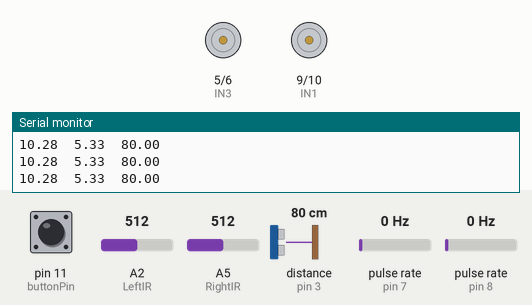
The sketch below on a simulated Arduino Uno, built with avr-gcc and run on an emulated ATmega328P. Shown: motor-driver pin pairs drawn as motors (green arrow = first pin HIGH = forward, orange = second pin HIGH = backward, longer = more drive), the last lines printed to the serial monitor. Wiring (inferred from the names in the program): 2 × pulse sensor: data pin 7 / data pin 8. The inputs (shaded band) are chosen by the test bench; at power-on: pin 11 (buttonPin) HIGH, A5 (RightIR) = 512, distance to the obstacle (sensor on pin 3) 80 cm, pulse rate (sensors on pin 7, pin 8) 0 Hz, A2 (LeftIR) = 512. The echo pulse lasts 58.3 µs per cm.

Above: at 1.2 s.
1.3 s: pin 11 (buttonPin) pulled LOW for 0.15 s
At 3.1 s:
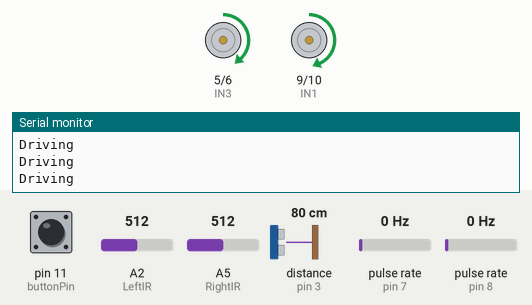
3.4 s: A5 (RightIR) set to 137
5.5 s: A5 (RightIR) set to 117
At 6.59 s:
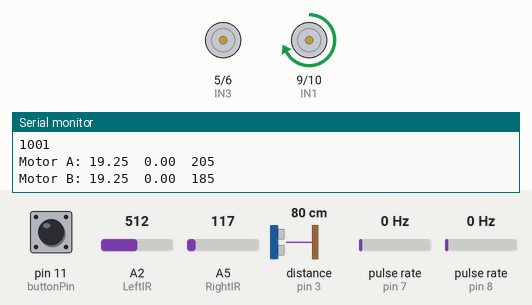
8.5 s: distance to the obstacle (sensor on pin 3) set to 60 cm
11.5 s: pulse rate (sensor on pin 7) set to 50 Hz
14.5 s: pulse rate (sensor on pin 8) set to 50 Hz
At 16.81 s:
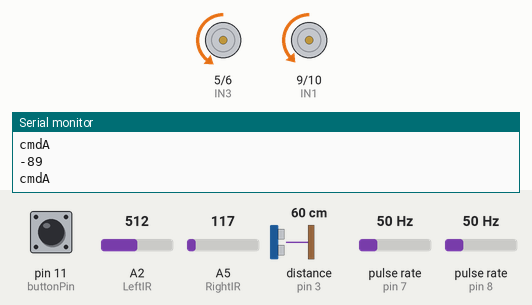
Timing chart, 0 to 18.5 s (numbered marks = the images above; inputs shaded):
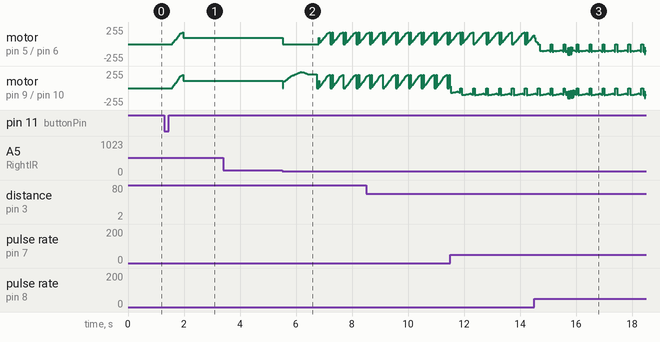

The sketch:

Lab_4_Code.ino
```cpp
/* Lab 4: maze solving
   last updated: gkn 20240327
*/

#include <PinChangeInterrupt.h>
#include <HCSR04.h> // If using any Ultrasonic Distance Sensors,
// This code assumes the HC-SR04 Library by gamegine, but many work

// TODO: Copy constants and definitions from Lab 3
#define buttonPin 11

#define EncoderMotorLeft 7
#define EncoderMotorRight 8

#define A 0
#define B 1

// If you have a kit with the moto shield, set this to true
// If you have the Dual H-Bridge controller w/o the shield, set to false
#define SHIELD false
//SHIELD Pin varables - cannot be changed
#define motorApwm 3
#define motorAdir 12
#define motorBpwm 11
#define motorBdir 13
//Driver Pin variable - any 4 analog pins (marked with ~ on your board)
#define IN1 9
#define IN2 10
#define IN3 5
#define IN4 6

#define FORWARD             0
#define LEFT               -75
#define RIGHT               85

#define pushButton 11

#define STOPPED 0
#define SPEED 1
#define RUN 2
#define SLOW 3
#define NORTH 0
#define EAST 1
#define SOUTH 2
#define WEST 3

// Define IR Distance sensor Pins
#define LeftIR A2
#define RightIR  A5

// If using any Ultrasonic - change pins for your needs
#define trig 4
#define echo 3

// if side sensor is Ultrasonic
//HCSR04 sideUS(trig, echo);
// if front sensor is Ultrasonic
HCSR04 frontUS(trig, echo);

// Define the distance tolerance that indicates a wall is present
#define wallTol 20 //cm

// Define the distance tolerance on the front that might cause a crash
#define crashTol 7 //cm

uint8_t currentState = 0;

// Define a score look up table to help determine move directions
uint8_t idealScores[5][5] {
    {1, 1, 1, 1, 1},
    {1, 2, 2, 2, 2},
    {1, 2, 3, 3, 3},
    {1, 2, 3, 4, 4},
    {1, 2, 3, 4, 5}
  };
int moves[50]; // Empty array of 50 moves, probably more than needed, just in case

int maze[50];
int distance[50];
uint8_t pos[2];

///////////////////////////////////////////////////////////////
// Two structures for use in this lab.
// The velocity profile structure contains the important time steps and
// max velocity
struct velProfile {
  float t1;
  float t2;
  float tf;
  float vel;
};

// The "state" structure includes both position and velocity information
struct state {
  float x;
  float v;
};


///////////////////////////////////////////////////////////////
float Kp[] = {5.0, 4.75};
float Kd[] = {1, 1};

float maxSpeedA = 93.7;
float maxSpeedB = 112.4;

float cntCm = 0.955;
float DistancePerRev = 28;
float EncoderCountsPerRev = 24;
float l = 9;
float cmDegree = (2*3.5*l)/360;

float desiredMaxSpeed = 40; // Input desired speed in cm/s, convert later
int desiredDistance = 30; // Input desired test distance in cm

volatile unsigned int leftEncoderCount = 0;
volatile unsigned int rightEncoderCount = 0;

int PDdelay = 20;
unsigned long nextPDtime = 0;
int printDelay = 200;
unsigned long nextPrintTime = printDelay;
float rampFraction = 0.3;
struct velProfile profile;
uint8_t currentDirection = NORTH;

void setup() {
  //TODO: Include setup code for any pins other than motors or encoders
  pinMode(pushButton, INPUT_PULLUP);
  Serial.begin(9600);
  motor_setup();
  encoder_setup();
  profile = genVelProfile(desiredMaxSpeed, desiredDistance, rampFraction);
}


void loop(){
  while (digitalRead(pushButton) == 1){

    Serial.print(readLeftDist());
    Serial.print("\t");
    Serial.print(readRightDist());
    Serial.print("\t");
    Serial.println(readFrontDist());

  }; // wait for button push
  delay(50); // debounce input
  while (digitalRead(pushButton) == 0); // wait for button release
  delay(50); // debounce input


  explore();
  /*run_motor(A, 0);
  run_motor(B, 0);
  solve();
  while(true) { //Inifnite number of runs, so you don't have to re-explore everytime a mistake happens
    while (digitalRead(pushButton) == 1); // wait for button push
    delay(50); // debounce input
    while (digitalRead(pushButton) == 0); // wait for button release
    runMaze();
    run_motor(A, 0);
    run_motor(B, 0);
  }
 */
}


float readLeftDist() {
  // If IR distance sensor
  float reading = analogRead(LeftIR);
  float voltage = (reading/1024)*5;
  float dist = 1/(0.038*voltage + 0.00005) - 0.24;// Equation from your calibration;
  // if Ultrasonic
  // float dist = frontUS.dist(); //(returns in cm)

  return dist;
}


float readRightDist() {
  // If IR distance sensor
  float reading = analogRead(RightIR);
  float voltage = (reading/1024)*5;
  float dist = 1/(0.07*voltage + 0.0045) - 0.24 ;// Equation from your calibration;
  // IF Ultrasonic
  // float dist = sideUS.dist(); //(returns in cm)

  return dist;
}

float readFrontDist() {
  // IF Ultrasonic
  float dist = frontUS.dist(); //(returns in cm)

  return dist;
}

void explore() {
  while (digitalRead(pushButton) == 1) { //while maze is not solved
    // Read distances
    static uint16_t lastcount = 0;
    static uint8_t ii = 0;
    static uint8_t jj = 0;
    static float rightSide;
    static float leftSide;
    static float front;
    static float avgTotRight;
    static float avgTotLeft;
    static float avgTotFront;
    static float rightRead[8];
    static float leftRead[8];
    static float frontRead[8];

    while(jj<8){ // capture sample for averaging sensor inputs
      rightRead[jj] = readRightDist();
      avgTotRight += rightRead[jj];
      leftRead[jj] = readLeftDist();
      avgTotLeft += leftRead[jj];
      frontRead[jj] = readFrontDist();
      avgTotFront += frontRead[jj];
      jj++;
    }
    if(jj+1 <16){ // Calculate average of sensor inputs
      jj++;
      avgTotRight -= rightRead[jj-8];
      rightRead[jj-8] = readRightDist();
      avgTotRight += rightRead[jj-8];
      rightSide = avgTotRight/8;

      avgTotLeft -= leftRead[jj-8];
      leftRead[jj-8] = readLeftDist();
      avgTotLeft += leftRead[jj-8];
      leftSide = avgTotLeft/8;

      avgTotFront -= frontRead[jj-8];
      frontRead[jj-8] = readFrontDist();
      avgTotFront += frontRead[jj-8];
      front = avgTotFront/8;

    } else {
      jj = 8;
      avgTotRight -= rightRead[jj-8];
      rightRead[jj-8] = readRightDist();
      avgTotRight += rightRead[jj-8];
      rightSide = avgTotRight/8;

      avgTotLeft -= leftRead[jj-8];
      leftRead[jj-8] = readLeftDist();
      avgTotLeft += leftRead[jj-8];
      leftSide = avgTotLeft/8;

      avgTotFront -= frontRead[jj-8];
      frontRead[jj-8] = readFrontDist();
      avgTotFront += frontRead[jj-8];
      front = avgTotFront/8;
    }

    uint8_t desiredDirection;
    // If we are at a standstill and want to go forward
    if(currentState == STOPPED && desiredDirection == FORWARD)
    {
      driveForward(1); // Run acceleration profile

      currentState = RUN;
      Serial.println("Done Accelerating");
    } // If we are accelerated and can only go forwards
    else if(currentState == RUN && rightSide < wallTol && leftSide < wallTol && front > crashTol)
    {
      driveForward(2); // Continue to drive forwards
      if(leftEncoderCount>35+lastcount){
        Serial.print("moved one square");
        moves[ii] = 1;
        ii++;
        lastcount = leftEncoderCount;
        if(currentDirection == NORTH){
          pos[0]++;
        }else if(currentDirection == SOUTH){
          pos[0]--;
        }else if(currentDirection == EAST){
          pos[1]++;
        }else if(currentDirection == WEST){
          pos[1]--;
        }
      }
    }
    else if(rightSide>wallTol && leftSide<wallTol){
      run_motor(A, 0);
      run_motor(B, 0);
      uint16_t startingCounts = leftEncoderCount;
      if(currentDirection == NORTH && idealScores[pos[0], pos[1]+1] >idealScores[pos[0]+1, pos[1]]){
        run_motor(B, 0);
        turn(30, 110);
        run_motor(A, 0);
        run_motor(B, 0);
        jj = 0;
        currentDirection = EAST;
        pos[1]++;
      }else if(currentDirection == EAST && idealScores[pos[0]-1, pos[1]] >idealScores[pos[0], pos[1]+1]){
        run_motor(B, 0);
        turn(30, 110);
        currentDirection = SOUTH;
        pos[0]--;
      }else if(currentDirection == SOUTH && idealScores[pos[0], pos[1]-1] >idealScores[pos[0]-1, pos[1]]){
        run_motor(B, 0);
        turn(30, 110);
        currentDirection = WEST;
        pos[1]--;
      }else if(currentDirection == WEST && idealScores[pos[0]+1, pos[1]] >idealScores[pos[0], pos[1]-1]){
        run_motor(B, 0);
        turn(30, 110);
        currentDirection = NORTH;
        pos[0]++;
      }
      else{

        driveForward(1);
        if(leftEncoderCount-startingCounts > 30){
          if(currentDirection == NORTH){
            pos[0]++;
          }else if(currentDirection == SOUTH){
            pos[0]--;
          }else if(currentDirection == EAST){
            pos[1]++;
          }else if(currentDirection == WEST){
            pos[1]--;
          }
        }
      }

      if(currentDirection == NORTH){
        pos[0]++;
      }else if(currentDirection == SOUTH){
        pos[0]--;
      }else if(currentDirection == EAST){
        pos[1]++;
      }else if(currentDirection == WEST){
        pos[1]--;
      }
    }else if(rightSide>wallTol&&leftSide>wallTol&&front>crashTol){
      driveForward(1);
      run_motor(A, 0);
      run_motor(B, 0);
      jj=0;
    } else if (rightSide>wallTol&&leftSide>wallTol&&front<crashTol){
      if(currentDirection == NORTH&&idealScores[pos[0], pos[1]+1]>=idealScores[pos[0], pos[1]-1]){
        run_motor(B, 0);
        turn(30, 110);
        currentDirection = EAST;
        pos[0]++;
      }else{
        run_motor(B, 0);
        turn(30, -110);
        currentDirection = WEST;
        pos[0]++;
      }
    }
    else
    {
      currentState = SLOW;
      driveForward(3);
      while(true){
        Serial.print(rightSide);
        Serial.print("\t");
        Serial.print(leftSide);
        Serial.print("\t");
        Serial.print(front);
        Serial.print("\t");
        Serial.println(moves[0]);

      }
      currentState = STOPPED;
    }
  }
}


void solve() {
  // Write your own algorithm to solve the maze using the list of moves from explore
}


void runMaze() {
   int j = 0;
  // Wait for the push button to be pressed and released
  while (digitalRead(buttonPin) == 1); // Wait for button press
  delay(50); // Debounce delay
  while (digitalRead(buttonPin) == 0); // Wait for button release
  for (int i = 0; i < sizeof(maze)/2; i++) {
    if(moves[i] == FORWARD){
      //driveForward(desiredMaxSpeed, distance[j]); // Drive forward for the specified distance
      j++;
    }
    else {
      run_motor(A, 0);
      turn(30, moves[i]); // Turn in the specified direction (left or right)
    }
    // Stop the motors after each move
    run_motor(A, 0);
    run_motor(B, 0);

  }
  j = 0; // Reset the distance index

}


// Copy any necessary functions from Lab 3
// Consider putting those functions in another .ino file that can be called from this one
// (Any ino files in a folder are automatically imported to the one that shares
// a name with the folder title)

void driveForward(int forwardState) {
// Accelerate - follow the trapiziodal profile generated at the beginning
  static float Xd = 0;
  static float Vd = 0;
  static float VA = 0;
  static float VB = 0;
  static int encA = 0;
  static int encB = 0;
  static unsigned long startTime = millis();
  static int cmdA = 0;
  static int cmdB = 0;
  // Run until final time of the velocity profile + 1 second, in order to
  // allow your motors to catch up if necessary
  if (forwardState == 1)
  {
    startTime = millis();
    leftEncoderCount = 0;
    rightEncoderCount = 0;
    int prevEncA = 0;
    int prevEncB = 0;
    nextPDtime = 0;
    while(millis() - startTime < profile.t1*1000+100){
      unsigned long now = millis() - startTime;
      run_motor(A, cmdA);
      run_motor(B, cmdB);
      if (now > nextPDtime) {
        struct state desiredState = targetState(now/1000.0, profile);
        Xd = desiredState.x; // Desired position
        Vd = desiredState.v; // Desired speed
        // Get current encoder counts
        encA = leftEncoderCount;
        encB = rightEncoderCount;
        // Get current speed (the 1000 converts PDdelay to seconds)
        VA = (encA - prevEncA) * 1000.0/PDdelay;
        VB = (encB - prevEncB) * 1000.0/PDdelay;
        // Feed-forward values of pwm for speed based on max speed
        float pwmInA = map(Vd, 0, maxSpeedA, 0, 255);
        float pwmInB = map(Vd, 0, maxSpeedB, 0, 255);

        // Get command values from controller (as a byte)
        cmdA = pdController(pwmInA, Vd-VA, Xd-encA, Kp[0], Kd[0]);
        cmdB = pdController(pwmInB, Vd-VB, Xd-encB, Kp[1], Kd[1]);
        Serial.println("cmdA");
        Serial.println(cmdA);
        // Update previous encoder counts
        prevEncA = encA;
        prevEncB = encB;

        // Set next time to update PD controller
        nextPDtime += PDdelay;
      }
    }
  }
  else if(forwardState == 2){
    // Run - run at max speed till told to do otherwise and try to keep the robot centered roughly
    static float leftDist = readLeftDist();
    static float rightDist = readRightDist();

    cmdA = 112;
    cmdB = 92;

    Serial.println("Driving");
    //float L = 4;
   // float wallError = leftDist-rightDist;
    //run_motor(A, cmdA-(int)(wallError*L));
    run_motor(A, cmdA);
    run_motor(B, cmdB);

  }
  else if(forwardState == 3){
    // Decelerate - slow down to a stop
    nextPDtime = 0;
    Serial.println("Beginning slowdown");

    // Reset encoder counts at the beginning of the movement.
    startTime = millis();
    //leftEncoderCount = 0;
    //rightEncoderCount = 0;
    int prevEncA = leftEncoderCount;
    int prevEncB = rightEncoderCount;
    struct state offsetState = targetState(profile.t2, profile);
    int distOffsetL = leftEncoderCount-offsetState.x;
    int distOffsetR = rightEncoderCount-offsetState.x;
    Serial.println(offsetState.x);
    nextPDtime = 0;
    while(millis() - startTime+profile.t2*1000 < profile.tf*1000){
      unsigned long now = millis() - startTime+profile.t2*1000;
      run_motor(A, cmdA);
      run_motor(B, cmdB);
      if (now > nextPDtime) {
        struct state desiredState = targetState(now/1000.0, profile);
        Xd = desiredState.x; // Desired position
        Vd = desiredState.v; // Desired speed
        // Get current encoder counts
        encA = leftEncoderCount-distOffsetL;
        encB = rightEncoderCount-distOffsetR;
        // Get current speed (the 1000 converts PDdelay to seconds)
        VA = (encA - prevEncA) * 1000.0/PDdelay;
        VB = (encB - prevEncB) * 1000.0/PDdelay;
        // Feed-forward values of pwm for speed based on max speed
        float pwmInA = map(Vd, 0, maxSpeedA, 0, 255);
        float pwmInB = map(Vd, 0, maxSpeedB, 0, 255);

        // Get command values from controller (as a byte)
        cmdA = pdController(pwmInA, Vd-VA, Xd-encA, Kp[0], Kd[0]);
        cmdB = pdController(pwmInB, Vd-VB, Xd-encB, Kp[1], Kd[1]);

        // Update previous encoder counts
        prevEncA = encA;
        prevEncB = encB;

        // Set next time to update PD controller
        nextPDtime += PDdelay;
      }
    }
    run_motor(A, 0);
    run_motor(B, 0);
  }
}

void turn(float maxAngularSpeed, float degrees) {
    // TODO: Convert desiredSpeed to motorSpeed and countsDesired
  float motorSpeed = ((maxAngularSpeed)/DistancePerRev)*EncoderCountsPerRev; // Convert from cm/s to counts/s
  float wheelDesiredDistance = abs(degrees)*cmDegree;
  float countsDesired = (abs(degrees)*cmDegree / DistancePerRev) * EncoderCountsPerRev; // Can use Lab 2B equation here

  float Xd, Vd, VA, VB;
  int encA;
  int encB;

  // Reset encoder counts at the beginning of the movement.
  unsigned long startTime = millis();
  int cmdA = 0;
  int cmdB = 0;
  leftEncoderCount = 0;
  rightEncoderCount = 0;
  int prevEncA = 0;
  int prevEncB = 0;

  //TODO: Give this inputs (see trapezoidal.ino)
  struct velProfile profile = genVelProfile(maxAngularSpeed, wheelDesiredDistance, rampFraction);
  Serial.println(profile.tf);
  Serial.println(wheelDesiredDistance);
  Serial.println(desiredMaxSpeed);
  // Run until final time of the velocity profile + 1 second, in order to
  // allow your motors to catch up if necessary
  nextPDtime = 0;
  while (millis() - startTime < profile.tf*1000+300) {
    unsigned long now = millis() - startTime;
    if(degrees>0){
      run_motor(A, cmdA);
    }else{
      run_motor(B, cmdB);
    }


    if (now > nextPDtime) {
      struct state desiredState = targetState(now/1000.0, profile);
      Xd = desiredState.x; // Desired position
      Vd = desiredState.v; // Desired speed
      // Get current encoder counts
      encA = leftEncoderCount;
      encB = rightEncoderCount;
      // Get current speed (the 1000 converts PDdelay to seconds)
      VA = (encA - prevEncA) * 1000.0/PDdelay;
      VB = (encB - prevEncB) * 1000.0/PDdelay;
      // Feed-forward values of pwm for speed based on max speed
      float pwmInA = map(Vd, 0, maxSpeedA, 90, 255);
      float pwmInB = map(Vd, 0, maxSpeedB, 70, 255);

      // Get command values from controller (as a byte)
      cmdA = pdController(pwmInA, Vd-VA, Xd-encA, 6, 0.3);
      cmdB = pdController(pwmInB, Vd-VB, Xd-encB, 6, 0.3);

      // Update previous encoder counts
      prevEncA = encA;
      prevEncB = encB;

      // Set next time to update PD controller
      nextPDtime += PDdelay;
    }

    if (now > nextPrintTime) {
      // Output: time, error, velocity error, and pwm for both motors
      Serial.println(now);
      Serial.print("Motor A: ");
      Serial.print(Xd - encA);
      Serial.print("\t");
      Serial.print(Vd - VA);
      Serial.print("\t");
      Serial.println(cmdA);
      Serial.print("Motor B: ");
      Serial.print(Xd - encB);
      Serial.print("\t");
      Serial.print(Vd - VB);
      Serial.print("\t");
      Serial.println(cmdB);
      nextPrintTime += printDelay;
    }
  }
  // Stop motors
  run_motor(A, 0);
  run_motor(B, 0);
  Serial.println("done turning");
}


struct state targetState(float time, struct velProfile vp) {
  // TODO: Calculate the desired position and velocity at given sample time.
  struct state output;
  if(time<vp.t1){
    output.x = 0.5*(vp.vel/vp.t1)*time*time ; // output desired position
    output.v = (vp.vel/vp.t1)*time; // output desired velocity
    return output;
  }else if(time<vp.t2){
    output.x =vp.vel*time-(0.5*(vp.vel/vp.t1)*vp.t1*vp.t1); // output desired position
    output.v = vp.vel; // output desired velocity
    return output;
  }else if(time<vp.tf){
    output.x = -0.5*(vp.vel/vp.t1)*(time-vp.tf)*(time-vp.tf)+((vp.vel/vp.t1)*vp.t1*vp.t1)+(vp.vel*(vp.t2-vp.t1));
    output.v = -((vp.vel/vp.t1)*(time-vp.t2))+vp.vel; // output desired velocity
    return output;
  }else{
    output.x = ((vp.vel/vp.t1)*vp.t1*vp.t1)+(vp.vel*(vp.t2-vp.t1));
    output.v = 0;
    return output;
  }
}

int pdController(float FF, float Verr, float Xerr, float kp, float kd) {
  // Implements Feed-forward + feedback control
  int u = FF + kp*Xerr + kd*Verr;
  int cmd = constrain(u, -255, 255);
  return cmd;
}
```

Source omitted: encoders.ino (1141 bytes), motors.ino (2488 bytes), trapezoidal.ino (403 bytes)

Measured:
- the behaviour switches between 132 and 131 on A5 (RightIR) (found by bisection; images 1 and 2)
- after the input at 1.3 s, motor on pin 5 (IN3) / pin 6 (IN4): rises from stopped to forward 176/255 in 0.38 s, then falls to forward 92/255 in 0.03 s; motor on pin 9 (IN1) / pin 10 (IN2): rises from stopped to forward 197/255 in 0.38 s, then falls to forward 112/255 in 0.03 s
